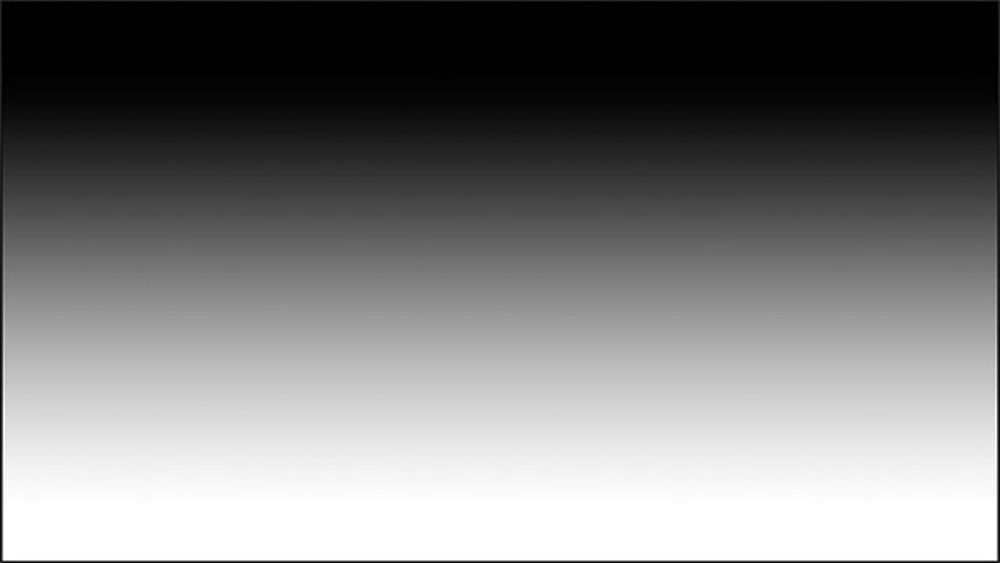
#> input picture gradient.jpg, 1000 x 563 px, shrunk from 1694 x 953 before the run
$ python ex2_4.py
#> lines starting #> are read from the running program, lines starting #| are printed output that depends on the picture; after the words box and inside, x2 and y2 are one past the last pixel; in counts of white or black regions, pixels touching at a corner belong together
# Ex2_4 Dividing two images

import cv2
import numpy as np
import matplotlib.pyplot as plt

# Load test images (grayscale để dễ xử lý giống MATLAB)
notext = cv2.imread('gradient.jpg', cv2.IMREAD_GRAYSCALE).astype(np.float64)
#> notext: shape (563, 1000) float64; min 0, max 255, mean 125
withtext = cv2.imread('gradient_with_text.jpg', cv2.IMREAD_GRAYSCALE).astype(np.float64)
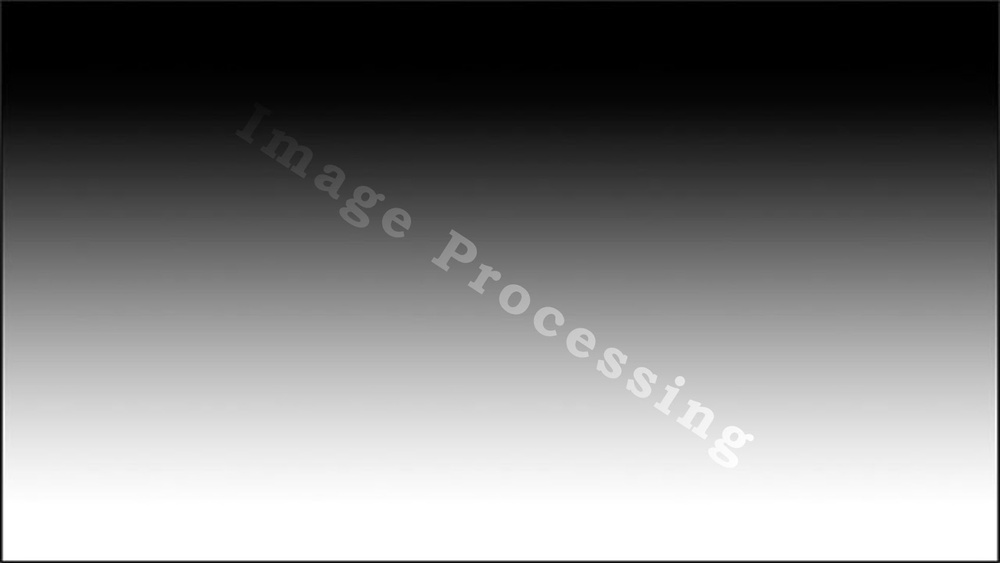
#> input picture gradient_with_text.jpg, 1000 x 563 px, shrunk from 1694 x 953 before the run
#> withtext: shape (563, 1000) float64; min 0, max 255, mean 125.4

# Division (avoid division by zero)
epsilon = 1e-8
D = withtext / (notext + epsilon)
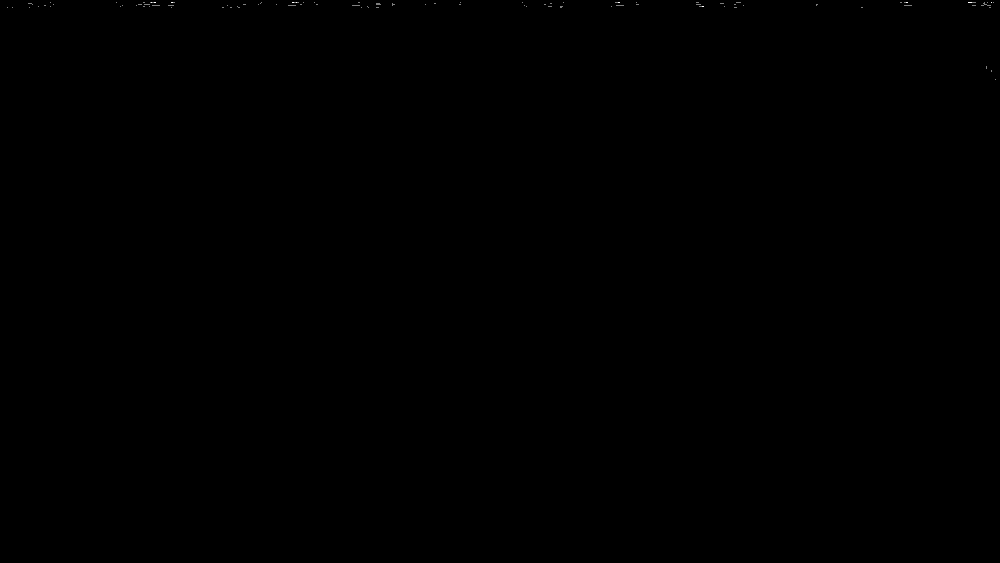
#> D: shape (563, 1000) float64; min 0, max 200000000, mean 47603; drawn with min black and max white

# Thresholding giống như MATLAB (D > 1)
D = (D > 1).astype(np.uint8) * 255   # chuyển về ảnh nhị phân (0 hoặc 255)
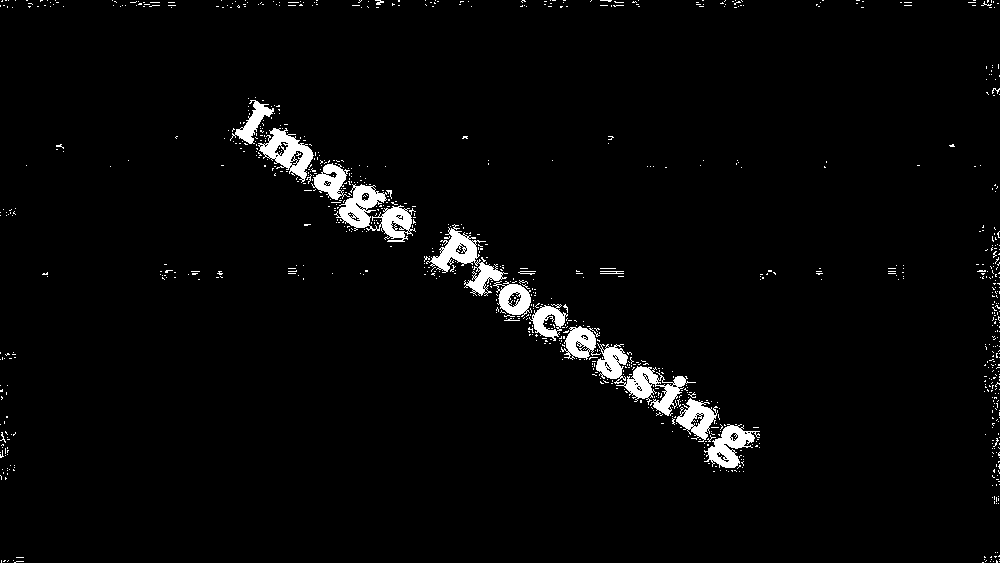
#> D: shape (563, 1000); 2.8% white; 958 white regions (940 under 20 px), largest, box (x1, y1, x2, y2) and area: (596, 343, 696, 416) 2089, (334, 184, 416, 242) 1936, (426, 224, 508, 296) 1685

# Plot images
FS = 15
plt.figure(figsize=(12, 4))

plt.subplot(1, 3, 1)
plt.imshow(notext, cmap='gray')
plt.title("Without Text", fontsize=FS)
plt.axis("off")

plt.subplot(1, 3, 2)
plt.imshow(withtext, cmap='gray')
plt.title("With Text", fontsize=FS)
plt.axis("off")

plt.subplot(1, 3, 3)
plt.imshow(D, cmap='gray')
plt.title("Detected Text", fontsize=FS)
plt.axis("off")

plt.tight_layout()
plt.savefig("Image_Division.jpg")
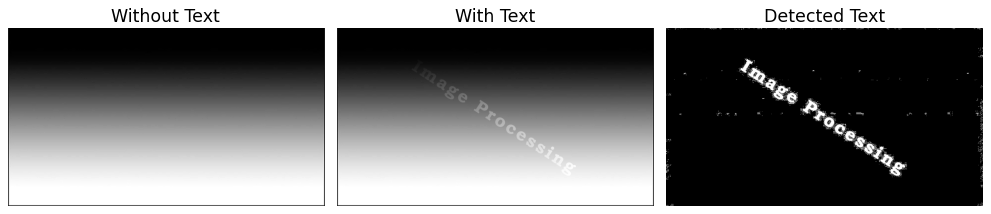
#> figure drawn by matplotlib, 3 panels
plt.show()
